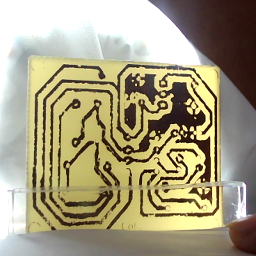
#> input picture AI_Model_Detect_Copper/dataset_v4/images/pcb_0005.png, 256 x 256 px, given in place of the camera
$ jupyter execute --allow-errors train_unet.ipynb   (text cells are left out)
#> lines starting #> are read from the running program, lines starting #| are printed output that depends on the picture; after the words box and inside, x2 and y2 are one past the last pixel; in counts of white or black regions, pixels touching at a corner belong together
### AI_Model_Detect_Copper/synth.py
import cv2
import numpy as np
from scipy import ndimage as ndi
from skimage.morphology import skeletonize
import pcb_core as pc

FR4_BGR = (70, 185, 205)       # เหลือง FR4
COPPER_BGR = (95, 120, 200)    # ทองแดงอมชมพู


def make_design(seed=0, W=400, H=520):
    """สร้างลายวงจรสุ่ม (mask ทองแดง) ขนาด W x H"""
    rng = np.random.default_rng(seed)
    m = np.zeros((H, W), np.uint8)
    # รูยึด 4 มุม
    for (x, y) in [(22, 22), (W - 22, 22), (22, H - 22), (W - 22, H - 22)]:
        cv2.circle(m, (x, y), 14, 255, -1)
        cv2.circle(m, (x, y), 6, 0, -1)
    # pad กริด
    gx = np.linspace(70, W - 70, 5).astype(int)
    gy = np.linspace(70, H - 70, 7).astype(int)
    pads = [(int(x + rng.integers(-8, 9)), int(y + rng.integers(-8, 9))) for x in gx for y in gy]
    rng.shuffle(pads)
    used = pads[:24]
    # เชื่อม pad เป็นคู่ๆ ด้วยเส้นแบบ manhattan / 45°
    for i in range(0, len(used) - 1, 2):
        (x1, y1), (x2, y2) = used[i], used[i + 1]
        th = int(rng.integers(5, 9))
        if rng.random() < 0.5:
            pts = [(x1, y1), (x2, y1), (x2, y2)]
        else:
            d = min(abs(x2 - x1), abs(y2 - y1))
            sx, sy = np.sign(x2 - x1), np.sign(y2 - y1)
            pts = [(x1, y1), (x1 + sx * d, y1 + sy * d), (x2, y2)]
        cv2.polylines(m, [np.array(pts, np.int32)], False, 255, th, cv2.LINE_AA)
    for (x, y) in used:
        cv2.circle(m, (x, y), 10, 255, -1)
        cv2.circle(m, (x, y), 3, 0, -1)
    # ground pour บางส่วน
    cv2.rectangle(m, (40, H - 60), (W // 2 - 10, H - 40), 255, -1)
    return (m > 127).astype(np.uint8) * 255


def rough_edges(mask, rng, amount=1.2):
    """ทำขอบลายให้ขรุขระเหมือนบอร์ดกัดเอง"""
    f = cv2.GaussianBlur(mask.astype(np.float32) / 255, (0, 0), 1.2)
    noise = cv2.GaussianBlur(rng.normal(0, 1, mask.shape).astype(np.float32), (0, 0), 1.5)
    return ((f + 0.12 * amount * noise) > 0.5).astype(np.uint8) * 255


def render_board(mask, rng, jitter=False):
    """วาดภาพบอร์ดจาก mask  (jitter=True → สุ่มโทนสี FR4/ทองแดง เพื่อใช้เป็นข้อมูลเทรน)"""
    H, W = mask.shape
    fr4 = np.array(FR4_BGR, np.float32)
    copper = np.array(COPPER_BGR, np.float32)
    if jitter:
        fr4 = fr4 + rng.normal(0, 10, 3)
        copper = (copper if rng.random() < 0.5 else np.array([70, 92, 145], np.float32)) + rng.normal(0, 12, 3)
    img = np.zeros((H, W, 3), np.float32)
    img[:] = fr4
    tex = cv2.GaussianBlur(rng.normal(0, 1, (H, W)).astype(np.float32), (0, 0), 2) * 10
    cop = copper + tex[..., None] * np.array([0.6, 0.8, 1.0])
    m = cv2.GaussianBlur(mask.astype(np.float32) / 255, (0, 0), 0.8)[..., None]
    img = img * (1 - m) + cop * m
    img += rng.normal(0, 4, img.shape)
    return np.clip(img, 0, 255).astype(np.uint8)


def add_defects(design, seed=1):
    """ใส่ OPEN 1 จุด, SHORT 1 จุด, ทองแดงเกิน 1 จุด → คืน (mask ใหม่, ตำแหน่งจริง)"""
    rng = np.random.default_rng(seed)
    m = design.copy()
    g = (design > 127).astype(np.uint8)
    n, lab = cv2.connectedComponents(g, connectivity=8)
    dt = cv2.distanceTransform(g, cv2.DIST_L2, 3)
    truth = {}
    # OPEN: ตัดเส้นลายที่แคบ
    sk = skeletonize(g > 0) & (dt >= 2) & (dt <= 4.5)
    ys, xs = np.nonzero(sk)
    for _ in range(200):
        k = rng.integers(len(xs))
        x, y = int(xs[k]), int(ys[k])
        test = m.copy()
        cv2.circle(test, (x, y), 7, 0, -1)
        net = (lab == lab[y, x]).astype(np.uint8) & (test > 127)
        if cv2.connectedComponents(net, connectivity=8)[0] - 1 >= 2:
            m = test
            truth["OPEN"] = (x, y)
            break
    # SHORT: ลากทองแดงระหว่าง 2 net ที่ใกล้กันที่สุด
    best = None
    for i in range(1, n):
        a = lab == i
        d, idx = ndi.distance_transform_edt(~((lab > 0) & ~a), return_indices=True)
        dd = np.where(a, d, np.inf)
        k = np.unravel_index(np.argmin(dd), dd.shape)
        if 8 < dd[k] < 45 and (best is None or dd[k] < best[0]):
            best = (dd[k], (k[1], k[0]), (idx[1][k], idx[0][k]))
    if best:
        _, p1, p2 = best
        cv2.line(m, tuple(map(int, p1)), tuple(map(int, p2)), 255, 5)
        truth["SHORT"] = ((p1[0] + p2[0]) // 2, (p1[1] + p2[1]) // 2)
    # ทองแดงเกินลอยๆ
    H, W = m.shape
    for _ in range(200):
        x, y = int(rng.integers(40, W - 40)), int(rng.integers(40, H - 40))
        if dt[y, x] == 0 and cv2.distanceTransform((1 - g).astype(np.uint8), cv2.DIST_L2, 3)[y, x] > 18:
            cv2.ellipse(m, (x, y), (8, 5), 30, 0, 360, 255, -1)
            truth["EXTRA_COPPER"] = (x, y)
            break
    return m, truth


# [40 lines left out: function photograph, not called in this run]

### AI_Model_Detect_Copper/train_unet.ipynb
[cell 1]
# 1. ตรวจสอบและติดตั้งแพ็กเกจที่จำเป็น
# !pip install torch torchvision opencv-python scikit-image onnx onnxruntime matplotlib

import os
import sys
import glob
import time
import math
from pathlib import Path

import cv2
import numpy as np
import matplotlib.pyplot as plt
from skimage.morphology import skeletonize

import torch
import torch.nn as nn
import torch.nn.functional as F
from torch.utils.data import Dataset, DataLoader

# ตรวจสอบ Device การประมวลผล
#> (the rest of this cell did not finish here and is left out)

[cell 2]
# 📁 ตั้งชื่อโฟลเดอร์สำหรับชุดข้อมูลใหม่ที่ต้องการถ่ายใหม่ทั้งหมด
NEW_DATASET_NAME = "dataset_v4"

# ตรวจสอบ Root Directory อัตโนมัติ ไม่ว่าจะเปิดโน้ตบุ๊กจาก root หรือโฟลเดอร์ AI_Model_Detect_Copper / train_ai_pcb
current_dir = Path.cwd().resolve()
if (current_dir / "AI_Model_Detect_Copper").exists():
    BASE_DIR = current_dir / "AI_Model_Detect_Copper"
elif (current_dir / "train_ai_pcb").exists():
    BASE_DIR = current_dir / "train_ai_pcb"
elif current_dir.name in ["AI_Model_Detect_Copper", "train_ai_pcb"]:
    BASE_DIR = current_dir
else:
    BASE_DIR = current_dir

DATASET_DIR = str(BASE_DIR / NEW_DATASET_NAME)
IMAGES_DIR = os.path.join(DATASET_DIR, "images")
MASKS_DIR = os.path.join(DATASET_DIR, "masks")
RAW_DIR = os.path.join(DATASET_DIR, "raw_images")

# โฟลเดอร์ models
if (BASE_DIR / "models").exists():
    root_models = BASE_DIR / "models"
elif (current_dir / "models").exists():
    root_models = current_dir / "models"
else:
    root_models = BASE_DIR / "models"

MODELS_DIR = str(root_models)
MODEL_PATH = os.path.join(MODELS_DIR, "copper_unet.pt")
ONNX_PATH = os.path.join(MODELS_DIR, "copper_unet.onnx")

os.makedirs(IMAGES_DIR, exist_ok=True)
os.makedirs(MASKS_DIR, exist_ok=True)
os.makedirs(RAW_DIR, exist_ok=True)
os.makedirs(MODELS_DIR, exist_ok=True)

# พารามิเตอร์การฝึกสอนเชิงทฤษฎี (Theoretical Hyperparameters)
CROP = 256                  # ขนาด Patch ภาพบอร์ด PCB (256x256) รักษารายละเอียดระดับไมโคร
BATCH = 16                  # Batch Size สมดุลระหว่าง Memory และ Gradient Stability
EPOCHS = 50                 # จำนวน Epochs สำหรับ OneCycleLR Cosine Annealing
LR = 2e-3                   # Learning Rate สูงสุด (Peak Learning Rate)
VAL_RATIO = 0.15            # สัดส่วนแบ่งชุดทดสอบ (15% Validation Split)
UNET_BASE = 16              # Base Channels โมเดล (16 = ~1.9M params เหมาะสมที่สุดกับ Pi 5)
N_SYNTHETIC = 30            # จำนวนบอร์ดสังเคราะห์เสริม (Procedural CAD Data Augmentation)
W_CLDICE = 0.5              # น้ำหนัก clDice Topology Loss
CL_WARMUP = 10              # เริ่มคำนวณ clDice หลัง epoch 10 (Curriculum Warmup)

NORM_MEAN = 0.5
NORM_STD = 0.25

print(f"📁 บันทึกข้อมูลที่: {DATASET_DIR}")
print(f"   ├── Images: {IMAGES_DIR}")
print(f"   ├── Masks:  {MASKS_DIR}")
print(f"   └── Raw:    {RAW_DIR}")
print(f"🎯 โมเดลจะถูกบันทึกที่: {MODEL_PATH}")

[cell 3]
def disk(r):
    return cv2.getStructuringElement(cv2.MORPH_ELLIPSE, (2 * r + 1, 2 * r + 1))

def dil(m, r):
    return cv2.dilate(m, disk(r)) if r > 0 else m.copy()

def ero(m, r):
    return cv2.erode(m, disk(r)) if r > 0 else m.copy()

# [105 lines left out: functions remove_small, fill_small_holes, chroma_hue_angle, rgb_dominance_mask, generate_copper_mask, generate_masks_for_folder, not called in this run]

[cell 4]
def find_working_camera(preferred_idx=None):
    """ค้นหากล้องที่เปิดใช้งานได้จริงในระบบ (ลอง 1, 0, 2, 3)"""
    candidates = [preferred_idx] if preferred_idx is not None else [1, 0, 2, 3]
    for idx in candidates:
        if idx is None: continue
        try:
            cap = cv2.VideoCapture(idx)
            if cap.isOpened():
                ret, frame = cap.read()
#> frame is the input picture: shape (256, 256, 3); mean B, G, R 129.7, 159.1, 167.2
                cap.release()
                if ret and frame is not None:
                    return idx
        except Exception:
            pass
    return None


def capture_pcb_dataset(
    output_dir=DATASET_DIR,
    cam_idx=None,
    target_size=(256, 256)
):
    """
    เปิดหน้าต่างกล้องสด เล็งบอร์ด PCB ในกรอบ และกด [SPACE] เพื่อบันทึกภาพพร้อมสร้าง Mask ลายทองแดงทันที
    """
    images_dir = os.path.join(output_dir, "images")
    masks_dir = os.path.join(output_dir, "masks")
    raw_dir = os.path.join(output_dir, "raw_images")

    os.makedirs(images_dir, exist_ok=True)
    os.makedirs(masks_dir, exist_ok=True)
    os.makedirs(raw_dir, exist_ok=True)

    existing = glob.glob(os.path.join(images_dir, "pcb_*.png"))
    saved_count = len(existing)
    next_index = saved_count + 1

    active_cam = find_working_camera(cam_idx)
    if active_cam is None:
        print("❌ ไม่พบกล้องที่เปิดใช้งานได้ กรุณาตรวจสอบการเชื่อมต่อสายกล้อง USB")
        return

    cap = cv2.VideoCapture(active_cam)
    if not cap.isOpened():
        print(f"❌ ไม่สามารถเปิดกล้องหมายเลข {active_cam} ได้")
        return

    print(f"📷 เปิดกล้องหมายเลข {active_cam} สำเร็จ")
    print(f"📁 บันทึกข้อมูลลงโฟลเดอร์: {output_dir}")

    roi_box_size = 280
    manual_roi = None
    mouse_dragging = False
    drag_start = (0, 0)
    show_trace_preview = False
    notification_text = ""
    notification_time = 0

    # [21 lines left out: function mouse_cb, not called in this run]

    window_name = "PCB Camera Capture Studio"
    cv2.namedWindow(window_name, cv2.WINDOW_NORMAL)
    cv2.resizeWindow(window_name, 800, 600)
    cv2.setMouseCallback(window_name, mouse_cb)

    print("\n" + "=" * 65)
    print("  📸 หน้าต่างกล้องเริ่มทำงานแล้ว! (เล็งแผ่น PCB ให้อยู่ในกรอบ)")
    print("-----------------------------------------------------------------")
    print("  [SPACE] หรือ [S] : บันทึกภาพ PCB + สร้าง Mask ทองแดงลงโฟลเดอร์ทันที")
    print("  [T]              : สลับเปิด/ปิด Live Copper Trace Preview")
    print("  [+] / [-]        : ขยาย / ย่อ กรอบเล็งเป้าตรงกลาง")
    print("  [คลิกลากเมาส์]    : วาดกรอบครอบเฉพาะบอร์ด PCB เองตามใจชอบ")
    print("  [R]              : รีเซ็ตกรอบกลับมากึ่งกลาง")
    print("  [Q] หรือ [ESC]   : สิ้นสุดการถ่ายภาพและออกจากโปรแกรม")
    print("=" * 65 + "\n")

    while True:
        ret, frame = cap.read()
        if not ret:
            print("⚠️ ไม่สามารถรับสัญญาณภาพจากกล้องได้")
            break

        h_frame, w_frame = frame.shape[:2]

        if manual_roi is not None:
            rx, ry, rw, rh = manual_roi
            rx = max(0, min(rx, w_frame - 1))
            ry = max(0, min(ry, h_frame - 1))
            rw = max(10, min(rw, w_frame - rx))
            rh = max(10, min(rh, h_frame - ry))
        else:
            bsize = min(roi_box_size, w_frame, h_frame)
            rx = (w_frame - bsize) // 2
            ry = (h_frame - bsize) // 2
            rw, rh = bsize, bsize

        display = frame.copy()

        # 1. แสดง Live Copper Trace Preview ถ้าเปิดใช้งาน
        if show_trace_preview:
            cropped = frame[ry:ry+rh, rx:rx+rw]
            if cropped.size > 0:
                resized_prev = cv2.resize(cropped, target_size)
                p_mask = generate_copper_mask(resized_prev, return_label=True)
                p_mask_full = cv2.resize((p_mask == 255).astype(np.uint8) * 255, (rw, rh), interpolation=cv2.INTER_NEAREST)
                overlay = cropped.copy()
                overlay[p_mask_full > 127] = [0, 255, 0]
                display[ry:ry+rh, rx:rx+rw] = cv2.addWeighted(cropped, 0.45, overlay, 0.55, 0)

        # 2. วาดกรอบเป้าหมาย
        box_color = (0, 255, 255) if manual_roi else (0, 255, 0)
        cv2.rectangle(display, (rx, ry), (rx + rw, ry + rh), box_color, 2)
        cv2.putText(display, f"PCB Target ({rw}x{rh})", (rx, max(22, ry - 8)),
                    cv2.FONT_HERSHEY_SIMPLEX, 0.55, box_color, 2)

        # 3. แถบสถานะด้านบน
        cv2.rectangle(display, (0, 0), (w_frame, 36), (20, 20, 20), -1)
        stat = f"Saved: {saved_count} | [SPACE]: Save & Mask | [T]: Trace Preview | [Q]: Finish"
        cv2.putText(display, stat, (10, 24), cv2.FONT_HERSHEY_SIMPLEX, 0.48, (0, 255, 255), 1)
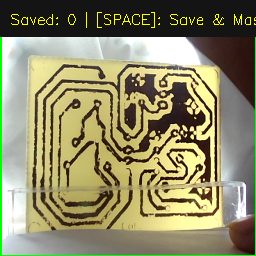
#> display: shape (256, 256, 3); mean B, G, R 103.7, 138.8, 142.5

        # 4. การแจ้งเตือนเมื่อกดบันทึกสำเร็จ
        if time.time() - notification_time < 1.6:
            cv2.rectangle(display, (0, h_frame - 38), (w_frame, h_frame), (0, 150, 0), -1)
            cv2.putText(display, notification_text, (15, h_frame - 12),
                        cv2.FONT_HERSHEY_SIMPLEX, 0.6, (255, 255, 255), 2)

        cv2.imshow(window_name, display)
        key = cv2.waitKey(1) & 0xFF
#> (key q is pressed here)

        if key in [ord("q"), 27]:
            break
        elif key in [ord(" "), ord("s")]:
            cropped = frame[ry:ry+rh, rx:rx+rw]
            resized_img = cv2.resize(cropped, target_size, interpolation=cv2.INTER_CUBIC)
            mask_3level = generate_copper_mask(resized_img, return_label=True)

            fname = f"pcb_{next_index:04d}.png"
            img_path = os.path.join(images_dir, fname)
            mask_path = os.path.join(masks_dir, fname)
            raw_path = os.path.join(raw_dir, f"raw_{next_index:04d}.png")

            cv2.imwrite(img_path, resized_img)
            cv2.imwrite(mask_path, mask_3level)
            cv2.imwrite(raw_path, frame)

            saved_count += 1
            next_index += 1
            notification_text = f"บันทึกแล้ว: {fname} (รวม {saved_count} ภาพ)"
            notification_time = time.time()
            print(f"✅ บันทึกคู่ภาพ-Mask สำเร็จ: {fname} (รวมทั้งหมด: {saved_count} ภาพ)")

        elif key == ord("r"):
            manual_roi = None
            print("🔄 รีเซ็ตกรอบ ROI กลับสู่ตรงกลาง")
        elif key in [ord("+"), ord("=")]:
            roi_box_size = min(roi_box_size + 20, min(w_frame, h_frame))
            manual_roi = None
        elif key in [ord("-"), ord("_")]:
            roi_box_size = max(roi_box_size - 20, 80)
            manual_roi = None
        elif key == ord("t"):
            show_trace_preview = not show_trace_preview
            state_str = "เปิด" if show_trace_preview else "ปิด"
            print(f"🔍 Live Copper Trace Preview: {state_str}")

    cap.release()
    cv2.destroyAllWindows()
    print(f"\n🎉 บันทึกภาพเสร็จสิ้น! บันทึกคู่ภาพ-Mask ในโฟลเดอร์ {output_dir}: ทั้งหมด {saved_count} ภาพ")

[cell 5]
# 📸 เรียกใช้งานกล้องสดเพื่อถ่ายภาพชุดข้อมูลใหม่และสร้าง Mask อัตโนมัติทันที
# คลิกที่หน้าต่างกล้อง -> เล็งบอร์ด PCB ในกรอบ -> กด [T] เพื่อดูตัวอย่าง Mask -> กด [SPACE] บันทึกต่อเนื่อง -> กด [Q] เมื่อครบ

existing_imgs = glob.glob(os.path.join(IMAGES_DIR, "pcb_*.png"))
if len(existing_imgs) == 0:
    print("📷 ยังไม่พบภาพถ่ายในชุดข้อมูล กำลังเปิดกล้องสดเพื่อบันทึกภาพ...")
    capture_pcb_dataset(output_dir=DATASET_DIR, cam_idx=None)
else:
    print(f"✅ ตรวจพบภาพถ่ายในชุดข้อมูลเรียบร้อยแล้ว ({len(existing_imgs)} ภาพ)")
    print("ℹ️ หากต้องการเปิดกล้องสดเพื่อถ่ายภาพเพิ่มเติม ให้รันคำสั่ง:")
    print("   capture_pcb_dataset(output_dir=DATASET_DIR, cam_idx=None)")

[cell 6]
def assemble_dataset(dataset_dir=DATASET_DIR, n_synthetic=N_SYNTHETIC):
#> called with n_synthetic = 30
    img_dir = os.path.join(dataset_dir, "images")
    mask_dir = os.path.join(dataset_dir, "masks")
    os.makedirs(img_dir, exist_ok=True)
    os.makedirs(mask_dir, exist_ok=True)

    real_images = sorted(glob.glob(os.path.join(img_dir, "pcb_*.png")))
    existing_syn = sorted(glob.glob(os.path.join(img_dir, "syn_*.png")))

    if n_synthetic > 0 and len(existing_syn) == 0:
        try:
            for p in [str(BASE_DIR), "."]:
                if p not in sys.path: sys.path.insert(0, p)
            import synth as sy
            print(f"⚡ กำลังสร้างภาพลายวงจรสังเคราะห์ (Synthetic PCB) จำนวน {n_synthetic} แผ่น...")
            rng = np.random.default_rng(123)
            for s in range(n_synthetic):
                w = int(rng.integers(320, 480))
                h = int(rng.integers(400, 600))
                design = sy.make_design(1000 + s, W=w, H=h)
                if rng.random() < 0.5:
                    design, _ = sy.add_defects(design, seed=2000 + s)
                m = sy.rough_edges(design, rng)
                rendered = sy.render_board(m, rng, jitter=True)

                cv2.imwrite(os.path.join(img_dir, f"syn_{s:03d}.png"), rendered)
                cv2.imwrite(os.path.join(mask_dir, f"syn_{s:03d}.png"), m)
#> this loop made 30 passes
#> pass 1, in assemble_dataset, `cv2.imwrite(os.path.join(img_dir, f"syn_{s:03d}.png"), rendered)`:
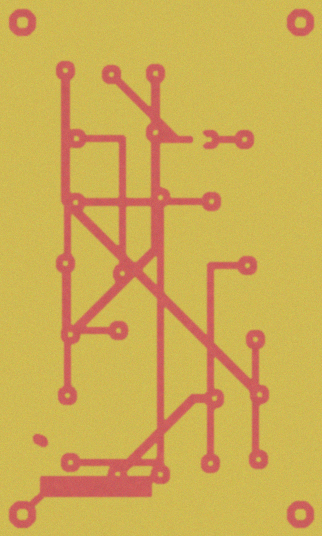
#> saved as syn_000.png: shape (536, 322, 3); mean B, G, R 84.9, 172.3, 206.7
#> pass 1, in assemble_dataset, `cv2.imwrite(os.path.join(mask_dir, f"syn_{s:03d}.png"), m)`:
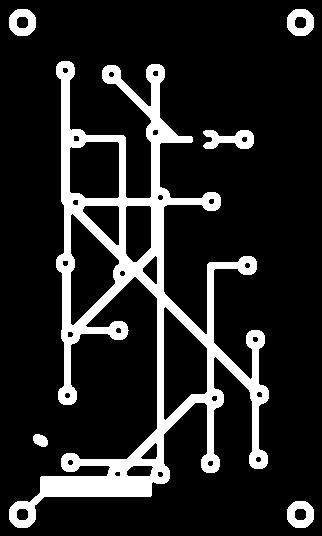
#> saved as syn_000.png: shape (536, 322); 14.7% white; 6 white regions, box (x1, y1, x2, y2) and area: (9, 61, 269, 528) 23106, (203, 130, 254, 149) 623, (287, 9, 314, 36) 502, (9, 9, 36, 36) 500, (287, 501, 314, 528) 500, (33, 434, 48, 447) 147
#> pass 2, in assemble_dataset, `cv2.imwrite(os.path.join(img_dir, f"syn_{s:03d}.png"), rendered)`:
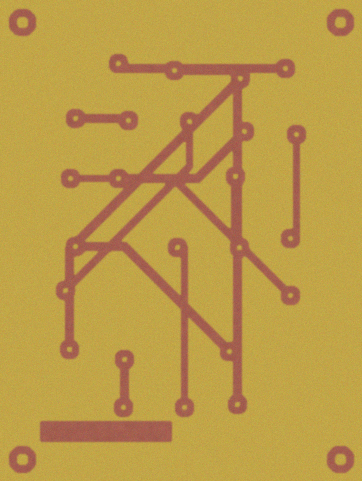
#> saved as syn_001.png: shape (481, 362, 3); mean B, G, R 72.6, 155.2, 188.9
#> pass 2, in assemble_dataset, `cv2.imwrite(os.path.join(mask_dir, f"syn_{s:03d}.png"), m)`:
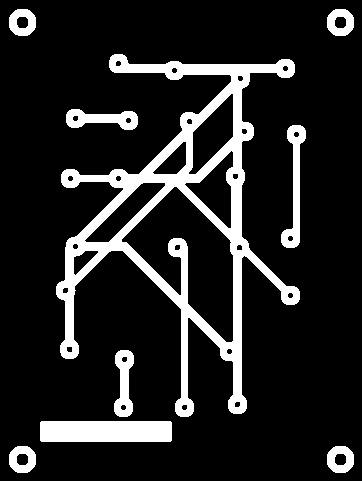
#> saved as syn_001.png: shape (481, 362); 14.4% white; 9 white regions, largest, box (x1, y1, x2, y2) and area: (56, 54, 300, 417) 17292, (40, 421, 172, 442) 2768, (281, 125, 306, 248) 1192
#> after the loop:
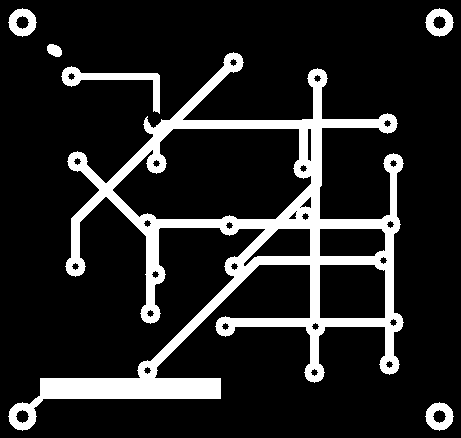
#> design: shape (438, 461); 14.2% white; 6 white regions, box (x1, y1, x2, y2) and area: (8, 52, 404, 431) 26055, (61, 66, 160, 114) 1063, (8, 8, 37, 37) 500, (425, 8, 454, 37) 500, (425, 402, 454, 431) 500, (47, 44, 62, 57) 147
#> after the loop:
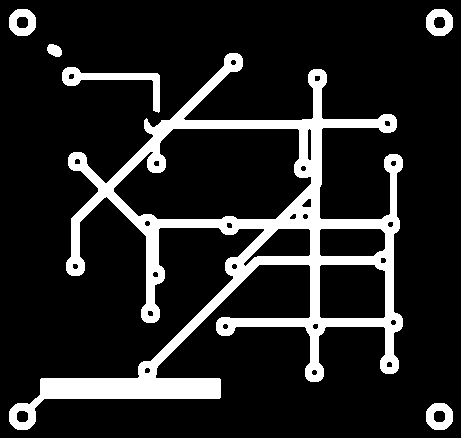
#> m: shape (438, 461); 14.3% white; 6 white regions, box (x1, y1, x2, y2) and area: (9, 53, 403, 430) 26237, (62, 67, 160, 113) 1064, (426, 9, 453, 36) 503, (9, 9, 36, 36) 500, (426, 403, 453, 430) 500, (47, 44, 62, 57) 146
            print(f"✅ สร้างภาพสังเคราะห์สำเร็จ: {n_synthetic} แผ่น")
        except ImportError:
            print("ℹ️ ไม่พบโมดูล synth.py ข้ามขั้นตอนสร้างภาพสังเคราะห์ (ใช้เฉพาะภาพถ่ายจริง)")

    all_pairs = sorted((p, os.path.join(mask_dir, os.path.basename(p))) for p in glob.glob(os.path.join(img_dir, "*.png")))
    pairs = [(i, m) for i, m in all_pairs if os.path.exists(m)]

    n_real = len([p for p in pairs if "syn_" not in Path(p[0]).name])
    n_syn = len(pairs) - n_real

    print(f"\n📦 ชุดข้อมูล {dataset_dir} พร้อมใช้งาน:")
    print(f"   - ภาพจริงที่ถ่าย: {n_real} แผ่น")
#|    - ภาพจริงที่ถ่าย: 0 แผ่น
    print(f"   - ภาพสังเคราะห์เสริม: {n_syn} แผ่น")
#|    - ภาพสังเคราะห์เสริม: 0 แผ่น
    print(f"   - รวมทั้งหมด: {len(pairs)} คู่ภาพ-Mask")
#|    - รวมทั้งหมด: 0 คู่ภาพ-Mask
    return pairs

# [32 lines left out: function preview_dataset_samples, not called in this run]

# รวบรวมชุดข้อมูล
pairs = assemble_dataset(DATASET_DIR, n_synthetic=N_SYNTHETIC)
if pairs:
    preview_dataset_samples(pairs, num_samples=3)

[cell 7]
# ✏️ เรียกใช้งาน Trace Drawer & Ground Truth Studio เพื่อเปิดหน้าต่างแก้ไข Mask
from unet_model import run_trace_drawer

# ปลด comment บรรทัดด้านล่างเมื่อต้องการเปิดหน้าต่าง Ground Truth Studio เพื่อแก้ไข/วาด Mask:
# run_trace_drawer(dataset_dir=DATASET_DIR)
print("ℹ️ Trace Drawer พร้อมใช้งาน (ปลด comment บรรทัดด้านบนหากต้องการเปิด GUI Studio เพื่อแก้ไข Mask)")

[cell 8]
# [12 lines left out: functions preprocess, pad_to_multiple, not called in this run]

def quantize_label(lab):
    return np.where(lab >= 192, 255, np.where(lab <= 64, 0, 128)).astype(np.uint8)

# [31 lines left out: function augment_sample, not called in this run]


class PCBDataset(Dataset):
    # [6 lines left out: function __init__, not called in this run]

    def __len__(self):
        return len(self.pairs) * self.samples_per_image

    # [19 lines left out: function __getitem__, not called in this run]

if len(pairs) > 0:
    rng_split = np.random.default_rng(42)
    indices = rng_split.permutation(len(pairs))
    n_val = max(1, int(len(pairs) * VAL_RATIO))
    val_indices = indices[:n_val]
    train_indices = indices[n_val:]

    train_pairs = [pairs[i] for i in train_indices]
    val_pairs = [pairs[i] for i in val_indices]

    train_ds = PCBDataset(train_pairs, is_train=True)
    val_ds = PCBDataset(val_pairs, is_train=False)

    train_loader = DataLoader(train_ds, batch_size=BATCH, shuffle=True, num_workers=2, pin_memory=(device=="cuda"))
    val_loader = DataLoader(val_ds, batch_size=BATCH, shuffle=False, num_workers=2, pin_memory=(device=="cuda"))

    print(f"📊 แบ่งชุดข้อมูล: Train {len(train_pairs)} ภาพ ({len(train_ds)} patches) | Val {len(val_pairs)} ภาพ")

[cell 9]
class ConvBNReLU(nn.Sequential):
    def __init__(self, cin: int, cout: int):
#> called with cin = 3, cout = 16
        super().__init__(
            nn.Conv2d(cin, cout, 3, padding=1, bias=False),
            nn.BatchNorm2d(cout),
            nn.ReLU(inplace=True),
        )
#> (this line was passed over: torch is not available in this run)

class DoubleConv(nn.Sequential):
    def __init__(self, cin: int, cout: int):
        super().__init__(
            ConvBNReLU(cin, cout),
            ConvBNReLU(cout, cout),
        )

$ run again, on AI_Model_Detect_Copper/dataset_v4/images/pcb_0006.png
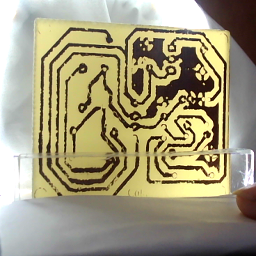
#> input picture AI_Model_Detect_Copper/dataset_v4/images/pcb_0006.png, 256 x 256 px, given in place of the camera
#> in find_working_camera, frame is the input picture: shape (256, 256, 3); mean B, G, R 125, 155.2, 162.5
#> in capture_pcb_dataset, `cv2.putText(display, stat, (10, 24), cv2.FONT_HERSHEY_SIMPLEX, 0.48, (..`:
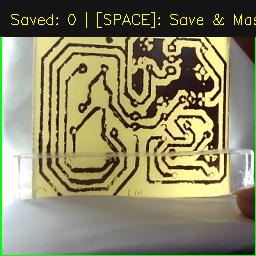
#> display: shape (256, 256, 3); mean B, G, R 101.4, 135, 138.4
#|    - ภาพจริงที่ถ่าย: 0 แผ่น
#|    - ภาพสังเคราะห์เสริม: 0 แผ่น
#|    - รวมทั้งหมด: 0 คู่ภาพ-Mask

$ run again, on AI_Model_Detect_Copper/dataset_v4/images/pcb_0007.png
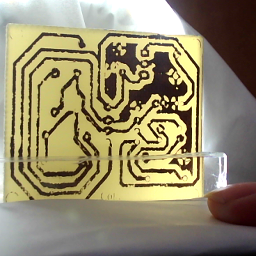
#> input picture AI_Model_Detect_Copper/dataset_v4/images/pcb_0007.png, 256 x 256 px, given in place of the camera
#> in find_working_camera, frame is the input picture: shape (256, 256, 3); mean B, G, R 109.7, 140.2, 149.4
#> in capture_pcb_dataset, `cv2.putText(display, stat, (10, 24), cv2.FONT_HERSHEY_SIMPLEX, 0.48, (..`:
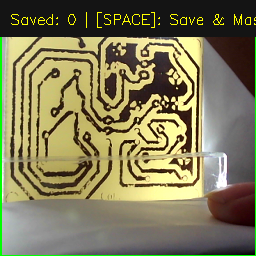
#> display: shape (256, 256, 3); mean B, G, R 88.4, 123.1, 128.3
#|    - ภาพจริงที่ถ่าย: 0 แผ่น
#|    - ภาพสังเคราะห์เสริม: 0 แผ่น
#|    - รวมทั้งหมด: 0 คู่ภาพ-Mask
